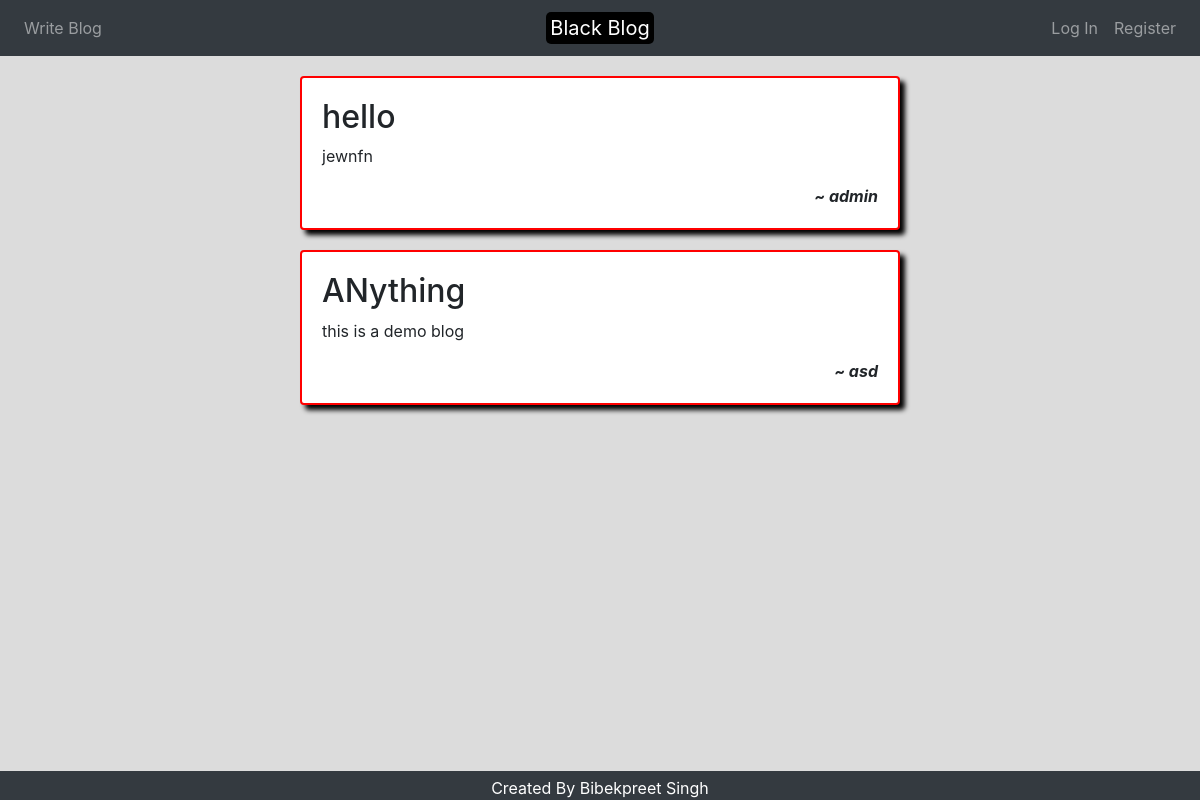
Before: / with the older database file.
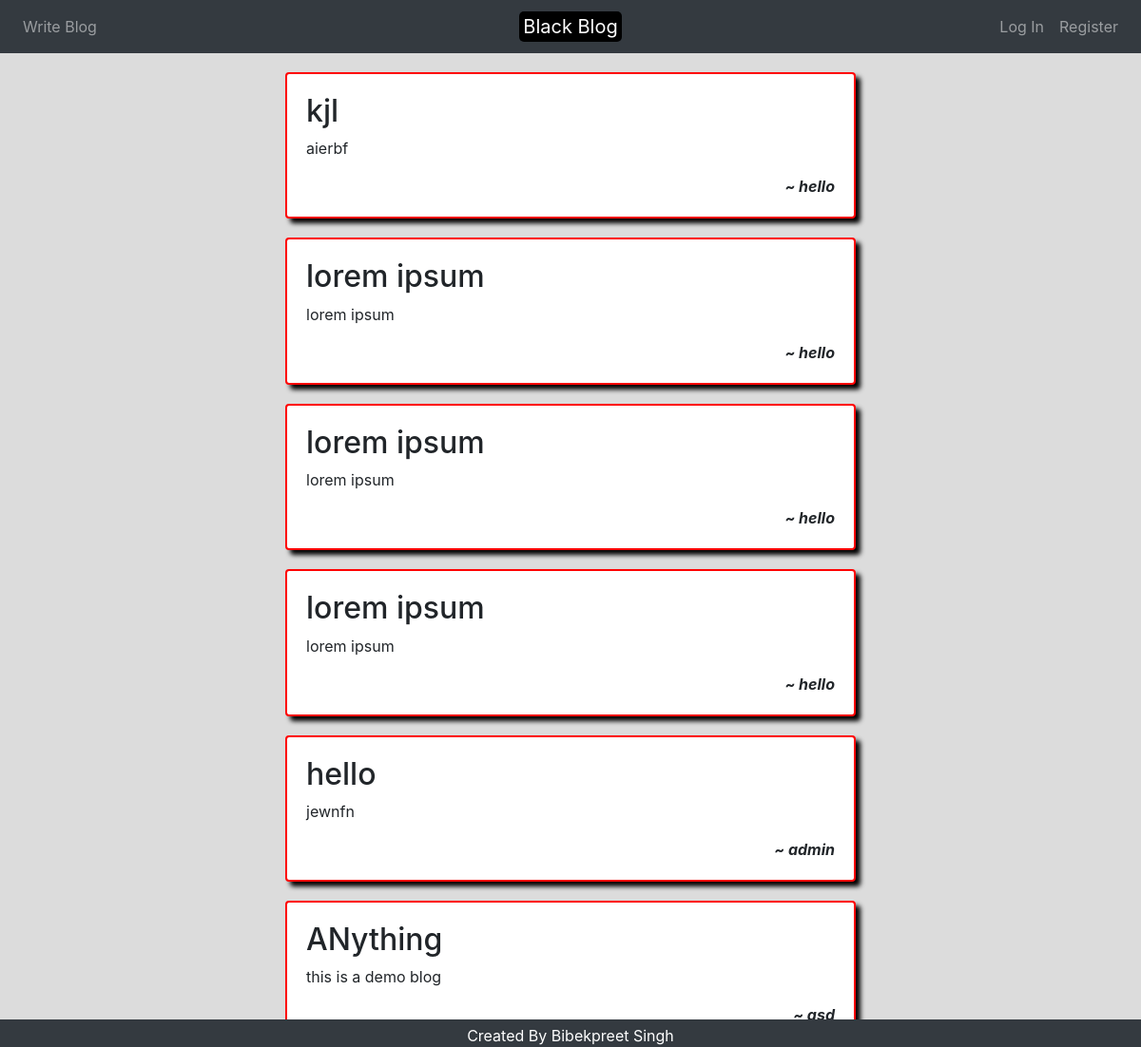
After: the same page with the newer database file.
### tables this page shows
CREATE TABLE blogdata(bid integer primary key autoincrement, title text, desc text, blog text, uid integer, foreign key (uid) references users(id));

CREATE TABLE users(id integer primary key autoincrement, name varchar(255) unique, hash varchar(255));

### app.py (the view)
@app.route("/")
def index():
    rows = db.execute("select title, desc, uid from blogdata")
    rows = rows[::-1]
    print(rows)
    if rows != []:
        for row in rows:
            user = db.execute("select name from users where id = :id", id = row["uid"])
            row["name"] = user[0]["name"]
    return render_template("index.html", rows = rows)

### app.py (called while the page is built)
@app.after_request
def after_request(response):
    response.headers["Cache-Control"] = "no-cache, no-store, must-revalidate"
    response.headers["Expires"] = 0
    response.headers["Pragma"] = "no-cache"
    return response

### templates/index.html (shortened to what this page needs)
{% extends "layout.html" %}
{% block main %}
<div class="overflow">
    {% if rows != [] %}
        {% for row in rows %}
            <div class="card" data-id={{ row["uid"] }} data-title={{ row["title"] }}>
                <h2 class="title">{{ row["title"] }}</h2>
                <p class="desc">
                    {{ row["desc"] }}
                </p>
                <p class="by" >~ {{ row["name"] }}</p>
            </div>
        {% endfor %}
    {% else %}
            <div class="to-center">
                <h3>No posts yet! Login to write one</h3>
            </div>
    {% endif %}
</div>
{% endblock %}

### templates/layout.html (shortened to what this page needs)
<!DOCTYPE html>
<html lang="en">
<head>
    <link href="https://maxcdn.bootstrapcdn.com/bootstrap/4.1.3/css/bootstrap.min.css" rel="stylesheet">
    <link href="/static/styles.css" rel="stylesheet">
    <link href="https://cdn.jsdelivr.net/npm/summernote@0.8.18/dist/summernote.min.css" rel="stylesheet">
</head>
<body>
    <nav class="navbar sticky-top navbar-expand-md navbar-dark bg-dark">
        {% if session.user_id %}
        <div class="navbar-collapse collapse w-100 order-1 order-md-0 dual-collapse2">
            <ul class="navbar-nav mr-auto">
                <li class="nav-item">
                    <a class="nav-link" href="/write">Write Blog</a>
                </li>
            </ul>
        </div>
        {% else %}
        <div class="navbar-collapse collapse w-100 order-1 order-md-0 dual-collapse2">
            <ul class="navbar-nav mr-auto">
                <li class="nav-item">
                    <a class="nav-link" href="/write">Write Blog</a>
                </li>
            </ul>
        </div>
        {% endif %}
        <div class="mx-auto order-0">
            <a class="navbar-brand mx-auto" href="/"><span class="back-black" >Black Blog</a>
        </div>
        <div class="navbar-collapse collapse w-100 order-3 dual-collapse2">
            {% if session.user_id %}
            <ul class="navbar-nav ml-auto">
                <li class="nav-item">
                    <a class="nav-link" href="/logout">Log Out</a>
                </li>
            </ul>
            {% else %}
            <ul class="navbar-nav ml-auto">
                <li class="nav-item">
                    <a class="nav-link" href="/login">Log In</a>
                </li>
                <li class="nav-item">
                    <a class="nav-link" href="/register">Register</a>
                </li>
            </ul>
            {% endif %}
        </div>
    </nav>
    <div class="container">
        {% block main%} {% endblock %}
    </div>
    <footer><p class="footer">Created By <a href="https://github.com/bibekpreet99">Bibekpreet Singh</a></p></footer>
</body>
</html>

### static/styles.css (style rules this page uses)
body { background-color: gainsboro; height: 100vh; }
.back-black { background-color: black; color: white; padding: 0.2em; border-radius: 5px; }
.card { width: calc(100vw * 0.5); border: 2px solid red; margin: auto; margin-top: 20px; margin-bottom: 20px; padding: 20px; box-shadow: 5px 5px 5px black; cursor: pointer; }
.overflow { margin-bottom: 40px; }
.by { margin-left: auto; display: inline-block; font-style: italic; margin-bottom: 0; font-weight: bold; }
.footer { width: 100%; position: fixed; left: 0; bottom: 0; text-align: center; text-decoration: none; background-color: #343A40; padding-top: 5px; color: white; margin: 0; }
a { color: inherit; }
footer { margin-top: 20px; }

Changed rows visible on the page:
added blogdata: title "kjl", desc "aierbf", name "hello"
added blogdata: title "lorem ipsum", desc "lorem ipsum", name "hello"
added blogdata: title "lorem ipsum", desc "lorem ipsum", name "hello"
added blogdata: title "lorem ipsum", desc "lorem ipsum", name "hello"
